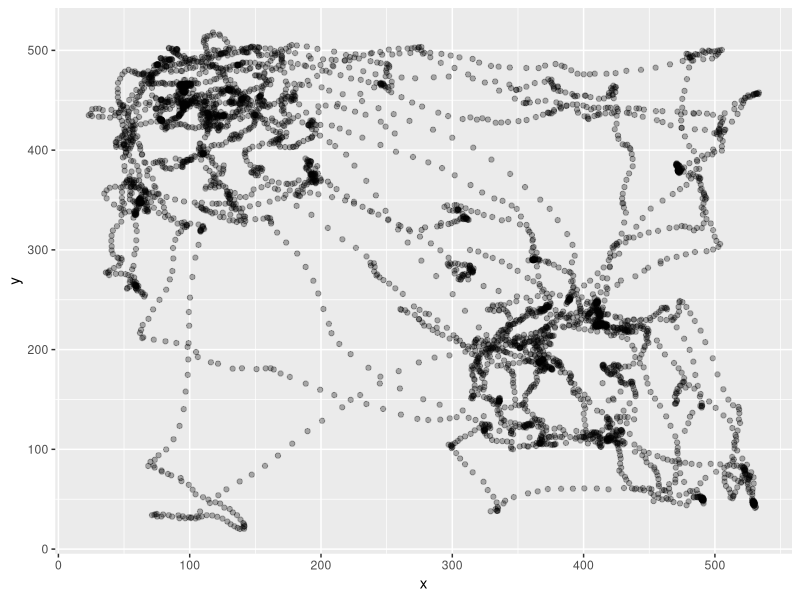
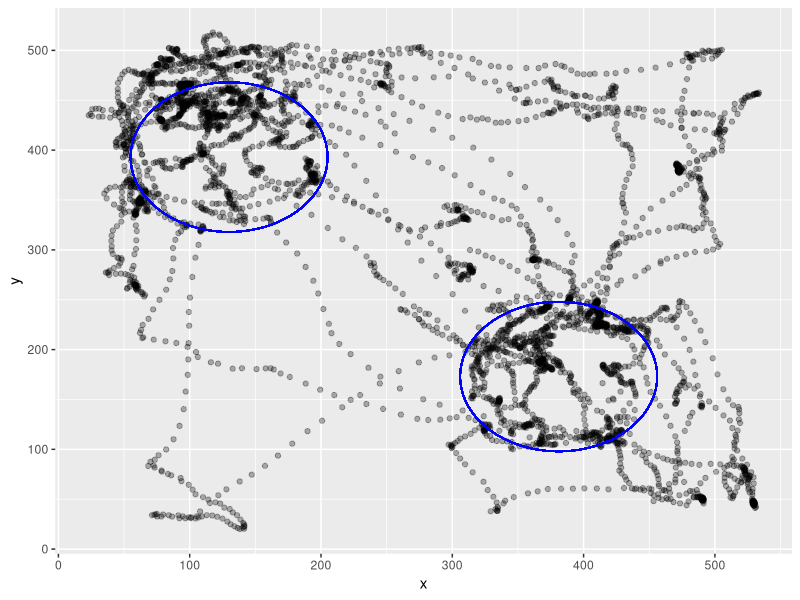
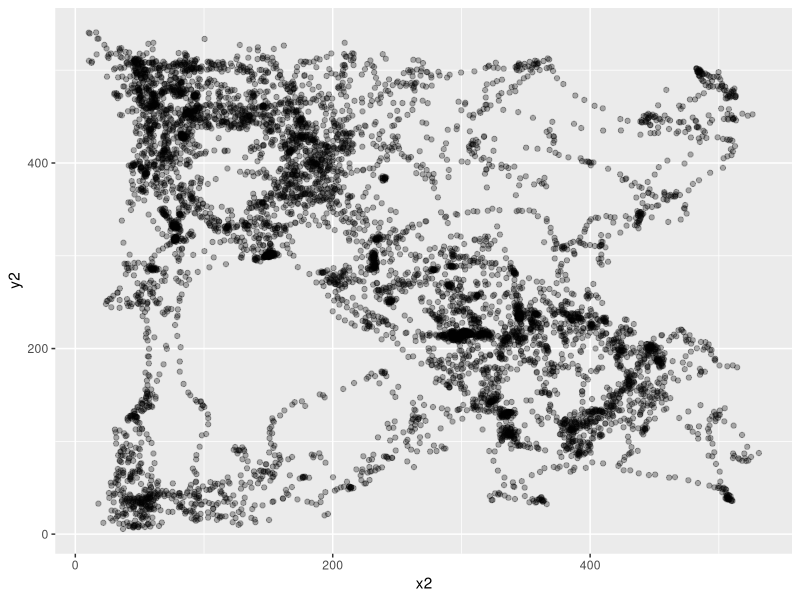

The R source for these figures, in order: (Note: a time limit stopped this script after it produced the figures.)
rm(list = ls())
library(tidyverse)
SimilarLearn <- read_csv("240725_r1580_similar_0.csv")
SimilarLearn <- SimilarLearn %>%
  select(!15:24) %>%
  filter(Value.Item1.Item1.Item2>71) %>%
  rename(pixelx = Value.Item1.Item1.Item3.X, pixely = Value.Item1.Item1.Item3.Y, TimePoint = Value.Item1.Item1.Item2) %>%
  select(!1, !14) %>%
  filter(!Value.Item2 == TRUE) %>%
  na.omit
x1 <- c(SimilarLearn$pixelx)
y1 <- c(SimilarLearn$pixely)
df1 <- data.frame(x = x1, y = y1)
p1 <- ggplot(df1, aes(x = x, y = y)) +
  geom_point(alpha = 0.3)
p1
library(ggforce)
#Blue represents gnome, red represents green jar.
p1circle <- p1 + geom_circle(aes(x0 = 381, y0 = 173, r = 75), color = "blue")
p1circle <- p1circle + geom_circle(aes(x0 = 130, y0 = 393, r = 75), color = "blue")
p1circle
radius <- 75
center_x1 <- 381
center_y1 <- 173
df1$distance <- sqrt((df1$x - center_x1)^2 + (df1$y - center_y1)^2)
points_in_circle1 <- sum(df1$distance <= radius)
print(points_in_circle1)
center_x2 <- 130
center_y2 <- 393
df1$distance1 <- sqrt((df1$x - center_x2)^2 + (df1$y - center_y2)^2)
points_in_circle2 <- sum(df1$distance1 <= radius)
print(points_in_circle2)

BaselineLearn <- read_csv("240725_r1580_baseline_1.csv")
BaselineLearn <- BaselineLearn %>%
  select(!15:24) %>%
  filter(Value.Item1.Item1.Item2>44) %>%
  rename(pixelx = Value.Item1.Item1.Item3.X, pixely = Value.Item1.Item1.Item3.Y, TimePoint = Value.Item1.Item1.Item2) %>%
  select(!1, !14) %>%
  na.omit
Baselinelearn <- BaselineLearn %>%
  filter(!Value.Item2 == TRUE) 
x2 <- c(BaselineLearn$pixelx)
y2 <- c(BaselineLearn$pixely)
df2 <- data.frame(x = x2, y = y2)
p2 <- ggplot(df2, aes(x = x2, y = y2)) +
  geom_point(alpha = 0.3)
p2
p2circle <- p2 + geom_circle(aes(x0 = 381, y0 = 173, r = 75), color = "red")
p2circle <- p2circle + geom_circle(aes(x0 = 130, y0 = 393, r = 75), color = "red")
p2circle
radius <- 75
center_x1 <- 381
center_y1 <- 173
df2$distance <- sqrt((df2$x - center_x1)^2 + (df2$y - center_y1)^2)
points_in_circle2 <- sum(df2$distance <= radius)
print(points_in_circle2)
center_x2 <- 130
center_y2 <- 393
df2$distance1 <- sqrt((df2$x - center_x2)^2 + (df2$y - center_y2)^2)
points_in_circle2 <- sum(df2$distance1 <= radius)
print(points_in_circle2)

SimilarTest <- read_csv("240725_r1580_baseline_2.csv")
SimilarTest <- SimilarTest %>%
  select(!15:24) %>%
  filter(Value.Item1.Item1.Item2>147) %>%
  rename(pixelx = Value.Item1.Item1.Item3.X, pixely = Value.Item1.Item1.Item3.Y, TimePoint = Value.Item1.Item1.Item2) %>%
  select(!1, !14) %>%
  na.omit
x3 <- c(SimilarTest$pixelx)
y3 <- c(SimilarTest$pixely)
df3 <- data.frame(x = x3, y = y3)
p3 <- ggplot(df3, aes(x = x3, y = y3)) +
  geom_point(alpha = 0.3)
p3
p3circle <- p3 + geom_circle(aes(x0 = 381, y0 = 173, r = 75), color = "red")
p3circle <- p3circle + geom_circle(aes(x0 = 130, y0 = 393, r = 75), color = "blue") +
  ggtitle("baseline")
p3circle
radius <- 75
center_x3 <- 381
center_y3 <- 173
df3$distance <- sqrt((df3$x - center_x3)^2 + (df3$y - center_y3)^2)
points_in_circle3 <- sum(df3$distance <= radius)
print(points_in_circle3)
center_x3 <- 130
center_y3 <- 393
df3$distance1 <- sqrt((df3$x - center_x3)^2 + (df3$y - center_y3)^2)
points_in_circle3 <- sum(df3$distance1 <= radius)
print(points_in_circle3)

DifferentLearn <- read_csv("240725_r1580_baseline_3.csv")
DifferentLearn <- DifferentLearn %>%
  select(!15:24) %>%
  filter(Value.Item1.Item1.Item2>155) %>%
  rename(pixelx = Value.Item1.Item1.Item3.X, pixely = Value.Item1.Item1.Item3.Y, TimePoint = Value.Item1.Item1.Item2) %>%
  select(!1, !14) %>%
  na.omit
DifferentLearn <- DifferentLearn %>%
  filter(!Value.Item2 == TRUE)
x4 <- c(DifferentLearn$pixelx)
y4 <- c(DifferentLearn$pixely)
df4 <- data.frame(x = x4, y = y4)
p4 <- ggplot(df4, aes(x = x4, y = y4)) +
  geom_point(alpha = 0.3)
p4
p4circle <- p4 + geom_circle(aes(x0 = 381, y0 = 173, r = 75), color = "green")
p4circle <- p4circle + geom_circle(aes(x0 = 130, y0 = 393, r = 75), color = "green")
p4circle
radius <- 75
center_x4 <- 381
center_y4 <- 173
df4$distance <- sqrt((df4$x - center_x4)^2 + (df4$y - center_y4)^2)
points_in_circle4 <- sum(df4$distance <= radius)
print(points_in_circle4)
center_x4 <- 130
center_y4 <- 393
df4$distance1 <- sqrt((df4$x - center_x4)^2 + (df4$y - center_y4)^2)
points_in_circle4 <- sum(df4$distance1 <= radius)
print(points_in_circle4)

BaselineLearn1 <- read_csv("240725_r1580_different_4.csv")
BaselineLearn1 <- BaselineLearn1 %>%
  select(!15:24) %>%
  filter(Value.Item1.Item1.Item2>49) %>%
  rename(pixelx = Value.Item1.Item1.Item3.X, pixely = Value.Item1.Item1.Item3.Y, TimePoint = Value.Item1.Item1.Item2) %>%
  select(!1, !14) %>%
  na.omit %>%
  filter(!Value.Item2 == TRUE)
x5 <- c(BaselineLearn1$pixelx)
y5 <- c(BaselineLearn1$pixely)
df5 <- data.frame(x = x5, y = y5)
p5 <- ggplot(df5, aes(x = x5, y = y5)) +
  geom_point(alpha = 0.3)
p5
p5circle <- p5 + geom_circle(aes(x0 = 497, y0 = 253, r = 75), color = "purple")
p5circle <- p5circle + geom_circle(aes(x0 = 220, y0 = 473, r = 75), color = "purple")
p5circle
radius <- 75
center_x5 <- 497
center_y5 <- 253
df5$distance <- sqrt((df5$x - center_x5)^2 + (df5$y - center_y5)^2)
points_in_circle5 <- sum(df5$distance <= radius)
print(points_in_circle5)
center_x6 <- 220
center_y6 <- 473
df5$distance1 <- sqrt((df5$x - center_x6)^2 + (df5$y - center_y6)^2)
points_in_circle6 <- sum(df5$distance1 <= radius)
print(points_in_circle6)

DifferentTest <- read_csv("240725_r1580_different_5.csv")
DifferentTest <- DifferentTest %>%
  select(!15:24) %>%
  filter(Value.Item1.Item1.Item2>162) %>%
  rename(pixelx = Value.Item1.Item1.Item3.X, pixely = Value.Item1.Item1.Item3.Y, TimePoint = Value.Item1.Item1.Item2) %>%
  select(!1, !14) %>%
  filter(!Value.Item2 == TRUE) %>%
  na.omit
x6 <- c(DifferentTest$pixelx)
y6 <- c(DifferentTest$pixely)
df6 <- data.frame(x = x6, y = y6)
p6 <- ggplot(df6, aes(x = x6, y = y6)) +
  geom_point(alpha = 0.3)
p6
p6circle <- p6 + geom_circle(aes(x0 = 497, y0 = 253, r = 75), color = "purple")
p6circle <- p6circle + geom_circle(aes(x0 = 220, y0 = 473, r = 75), color = "green")
p6circle
radius <- 75
center_x6 <- 497
center_y6 <- 253
df6$distance <- sqrt((df6$x - center_x6)^2 + (df6$y - center_y6)^2)
points_in_circle6 <- sum(df6$distance <= radius)
print(points_in_circle6)
center_x6 <- 220
center_y6 <- 473
df6$distance1 <- sqrt((df6$x - center_x6)^2 + (df6$y - center_y6)^2)
points_in_circle6 <- sum(df6$distance1 <= radius)
print(points_in_circle6)
